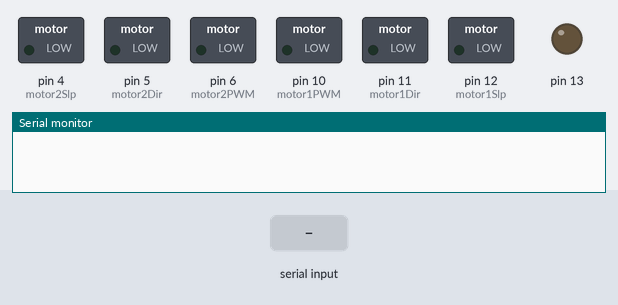
This sketch was run on a simulated Arduino Uno, built with avr-gcc and run on an emulated ATmega328P. Parts: switched loads named in the sketch (green lamp = pin HIGH), output pins drawn as LEDs (lit = HIGH), the last lines printed to the serial monitor. The inputs (shaded band) are chosen by the test bench.

Above: at 1.2 s.
1.3 s: "90,45\n" received over Serial
At 2.3 s:
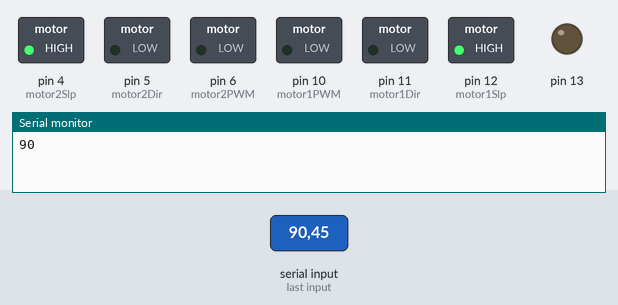
2.8 s: "1\n" received over Serial
At 3.2 s:
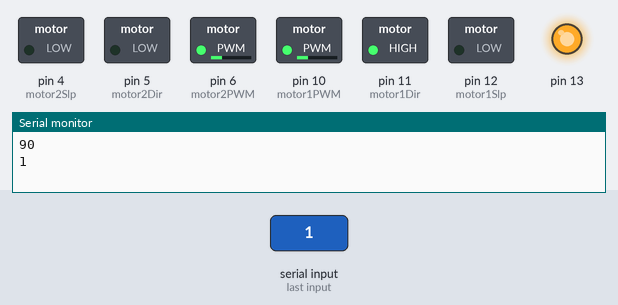
4.3 s: "2\n" received over Serial
At 5.5 s:
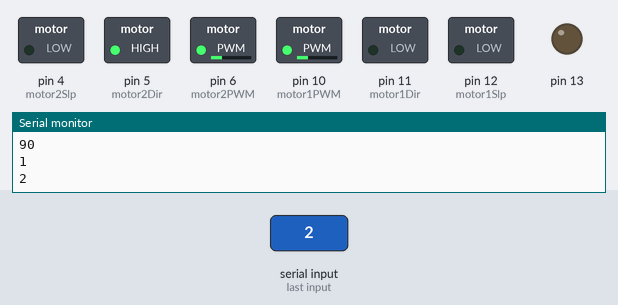
5.8 s: "3\n" received over Serial
At 6.7 s:
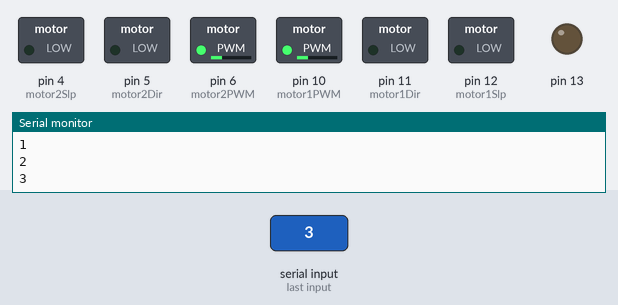
7.3 s: "4\n" received over Serial
At 7.9 s:
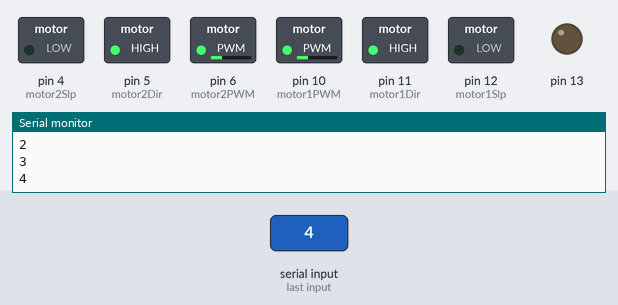
8.8 s: "5\n" received over Serial
At 10.2 s:
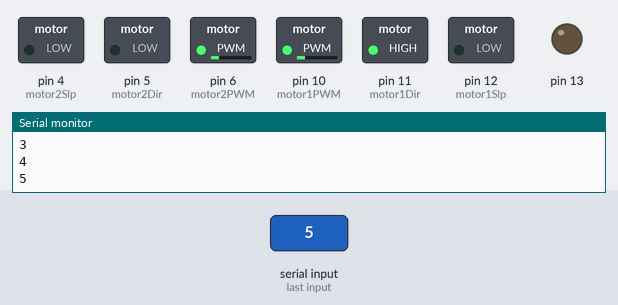
Timing chart, 0 to 11.3 s (numbered marks = the images above; inputs shaded):
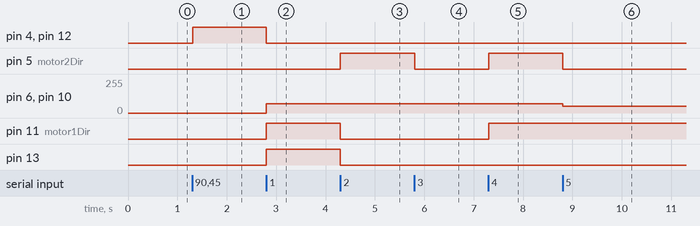

The sketch:

Open_loop_motion.ino
```cpp
#include <stdlib.h>

// Motor Driver Configuration
int motor1PWM = 10;  // PWM pin for Motor 1
int motor1Dir = 11;  // Direction pin 1 for Motor 1
int motor1Slp = 12;  // Direction pin 2 for Motor 1

int motor2PWM = 6;   // PWM pin for Motor 2
int motor2Dir = 5;   // Direction pin 1 for Motor 2
int motor2Slp = 4;   // Direction pin 2 for Motor 2

int speed = 70, rotSpeed = 50, val = 0;

void setup() {
  Serial.begin(9600);

  pinMode(motor1PWM, OUTPUT);
  pinMode(motor1Dir, OUTPUT);
  pinMode(motor1Slp, OUTPUT);

  pinMode(motor2PWM, OUTPUT);
  pinMode(motor2Dir, OUTPUT);
  pinMode(motor2Slp, OUTPUT);

  pinMode(13, OUTPUT);
}

void loop() {
  if (Serial.available() > 0) {
    String receivedData = Serial.readStringUntil('\n');
    receivedData.trim(); // Remove leading and trailing whitespaces, including the newline character
    val = atoi(receivedData.c_str());
    // val = Serial.parseInt();
    // delay(20);
    Serial.println(val);
    if (val == 1) {
      digitalWrite(13, HIGH);
      // delay(50);
    } else {
      digitalWrite(13, LOW);
      // delay(50);
    }

    controlMotors(val);
  }
}

// // This is the code for arduino on the right (motor 1 & 2)
// void controlMotors(int val) {
//   // Motor control based on val
//   if (val == 1) {
//     // Forward
//     digitalWrite(motor1Dir, HIGH);
//     digitalWrite(motor1Slp, LOW);
//     analogWrite(motor1PWM, speed);

//     digitalWrite(motor2Dir, LOW);
//     digitalWrite(motor2Slp, LOW);
//     analogWrite(motor2PWM, speed);
//   } else if (val == 2) {
//     // Backward
//     digitalWrite(motor1Dir, LOW);
//     digitalWrite(motor1Slp, LOW);
//     analogWrite(motor1PWM, speed);

//     digitalWrite(motor2Dir, HIGH);
//     digitalWrite(motor2Slp, LOW);
//     analogWrite(motor2PWM, speed);
//   } else if (val == 3) {
//     // Left
//     digitalWrite(motor1Dir, HIGH);
//     digitalWrite(motor1Slp, LOW);
//     analogWrite(motor1PWM, speed);

//     digitalWrite(motor2Dir, HIGH);
//     digitalWrite(motor2Slp, LOW);
//     analogWrite(motor2PWM, speed);
//   } else if (val == 4) {
//     // Right
//     digitalWrite(motor1Dir, LOW);
//     digitalWrite(motor1Slp, LOW);
//     analogWrite(motor1PWM, speed);

//     digitalWrite(motor2Dir, LOW);
//     digitalWrite(motor2Slp, LOW);
//     analogWrite(motor2PWM, speed);
//   } else if (val == 5) {
//     // Counter-Clockwise (CCW)
//     digitalWrite(motor1Dir, LOW);
//     digitalWrite(motor1Slp, LOW);
//     analogWrite(motor1PWM, rotSpeed);

//     digitalWrite(motor2Dir, HIGH);
//     digitalWrite(motor2Slp, LOW);
//     analogWrite(motor2PWM, rotSpeed);
//   } else if (val == 6) {
//     // Clockwise (CW)
//     digitalWrite(motor1Dir, HIGH);
//     digitalWrite(motor1Slp, LOW);
//     analogWrite(motor1PWM, rotSpeed);

//     digitalWrite(motor2Dir, LOW);
//     digitalWrite(motor2Slp, LOW);
//     analogWrite(motor2PWM, rotSpeed);
//   } else if (val == 7) {
//     // Forward
//     digitalWrite(motor1Dir, HIGH);
//     digitalWrite(motor1Slp, LOW);
//     analogWrite(motor1PWM, speed);

//     digitalWrite(motor2Dir, LOW);
//     digitalWrite(motor2Slp, LOW);
//     analogWrite(motor2PWM, speed);
//   } else {
//     // Stop
//     digitalWrite(motor1Dir, LOW);
//     digitalWrite(motor1Slp, HIGH);
//     analogWrite(motor1PWM, 0);

//     digitalWrite(motor2Dir, LOW);
//     digitalWrite(motor2Slp, HIGH);
//     analogWrite(motor2PWM, 0);
//   }
// }

// This is the code for arduino on the left (motor 3 & 4)
void controlMotors(int val) {
  // Motor control based on val
  if (val == 1) {
    // Forward
    digitalWrite(motor1Dir, HIGH);
    digitalWrite(motor1Slp, LOW);
    analogWrite(motor1PWM, speed);

    digitalWrite(motor2Dir, LOW);
    digitalWrite(motor2Slp, LOW);
    analogWrite(motor2PWM, speed);
  } else if (val == 2) {
    // Backward
    digitalWrite(motor1Dir, LOW);
    digitalWrite(motor1Slp, LOW);
    analogWrite(motor1PWM, speed);

    digitalWrite(motor2Dir, HIGH);
    digitalWrite(motor2Slp, LOW);
    analogWrite(motor2PWM, speed);
  } else if (val == 3) {
    // Left
    digitalWrite(motor1Dir, LOW);
    digitalWrite(motor1Slp, LOW);
    analogWrite(motor1PWM, speed);

    digitalWrite(motor2Dir, LOW);
    digitalWrite(motor2Slp, LOW);
    analogWrite(motor2PWM, speed);
  } else if (val == 4) {
    // Right
    digitalWrite(motor1Dir, HIGH);
    digitalWrite(motor1Slp, LOW);
    analogWrite(motor1PWM, speed);

    digitalWrite(motor2Dir, HIGH);
    digitalWrite(motor2Slp, LOW);
    analogWrite(motor2PWM, speed);
  } else if (val == 5) {
    // Counter-Clockwise (CCW)
    digitalWrite(motor1Dir, HIGH);
    digitalWrite(motor1Slp, LOW);
    analogWrite(motor1PWM, rotSpeed);

    digitalWrite(motor2Dir, LOW);
    digitalWrite(motor2Slp, LOW);
    analogWrite(motor2PWM, rotSpeed);
  } else if (val == 6) {
    // Clockwise (CW)
    digitalWrite(motor1Dir, LOW);
    digitalWrite(motor1Slp, LOW);
    analogWrite(motor1PWM, rotSpeed);

    digitalWrite(motor2Dir, HIGH);
    digitalWrite(motor2Slp, LOW);
    analogWrite(motor2PWM, rotSpeed);
  } else if (val == 7) {
    // Forward
    digitalWrite(motor1Dir, HIGH);
    digitalWrite(motor1Slp, LOW);
    analogWrite(motor1PWM, speed);

    digitalWrite(motor2Dir, LOW);
    digitalWrite(motor2Slp, LOW);
    analogWrite(motor2PWM, speed);
  } else {
    // Stop
    digitalWrite(motor1Dir, LOW);
    digitalWrite(motor1Slp, HIGH);
    analogWrite(motor1PWM, 0);

    digitalWrite(motor2Dir, LOW);
    digitalWrite(motor2Slp, HIGH);
    analogWrite(motor2PWM, 0);
  }
}
```

Measured:
- after the input at 1.3 s, pin 4 (motor2Slp), pin 12 (motor1Slp): LOW → HIGH at once
- after the input at 2.8 s, pin 4 (motor2Slp), pin 12 (motor1Slp): HIGH → LOW at once; pin 6 (motor2PWM), pin 10 (motor1PWM): 0/255 → 70/255 at once; pin 11 (motor1Dir), pin 13: LOW → HIGH at once
- after the input at 4.3 s, pin 5 (motor2Dir): LOW → HIGH at once; pin 11 (motor1Dir), pin 13: HIGH → LOW at once
- after the input at 5.8 s, pin 5 (motor2Dir): HIGH → LOW at once
- after the input at 7.3 s, pin 5 (motor2Dir), pin 11 (motor1Dir): LOW → HIGH at once
- after the input at 8.8 s, pin 5 (motor2Dir): HIGH → LOW at once; pin 6 (motor2PWM), pin 10 (motor1PWM): 70/255 → 50/255 at once
